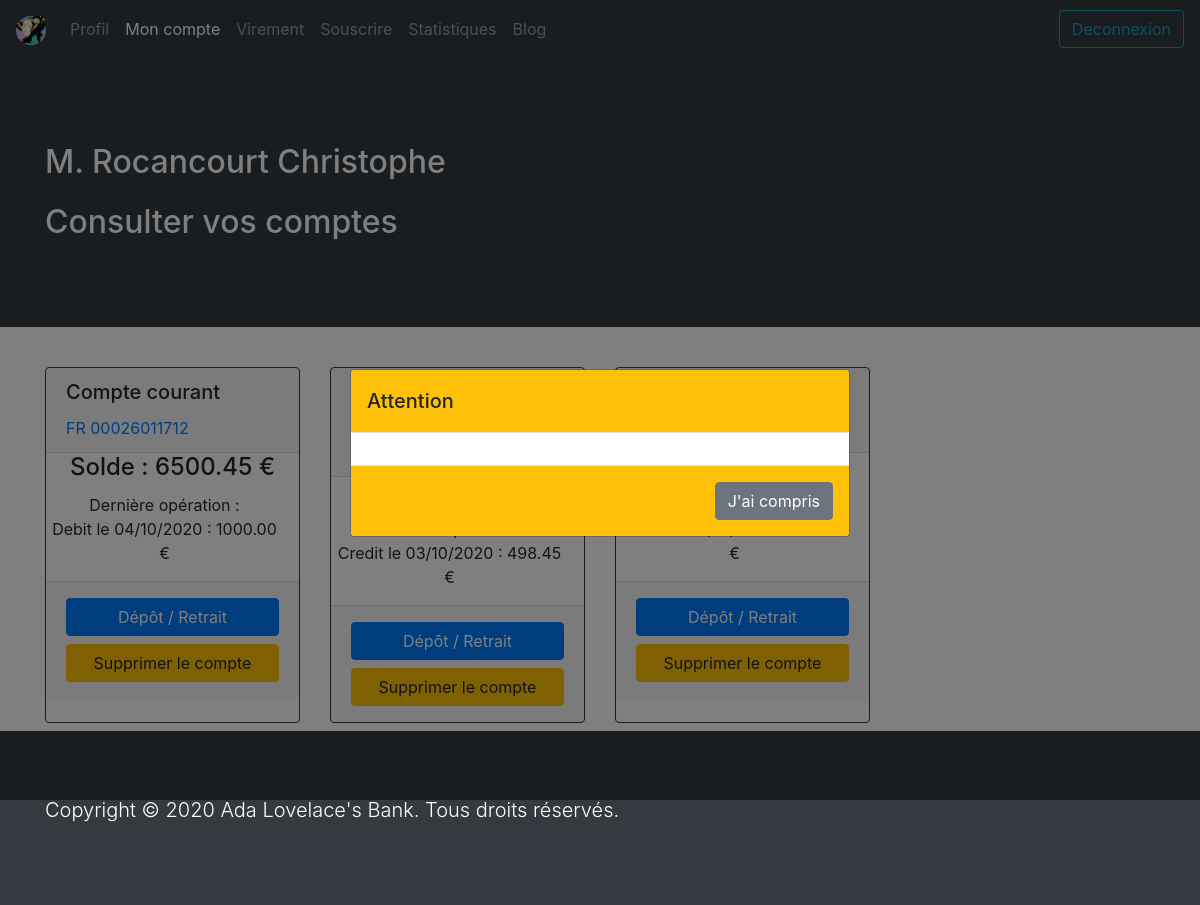
Page /index.php (signed in) on the committed database.
### tables this page shows
CREATE TABLE alb_transactions (
		t_id INT UNSIGNED NOT NULL AUTO_INCREMENT UNIQUE,
		t_account_id TINYINT UNSIGNED NOT NULL,
		t_description VARCHAR(50) NOT NULL,
		t_type VARCHAR(10) NOT NULL,
		t_amount DECIMAL(11,2) NOT NULL,
		t_date DATE NOT NULL,
		PRIMARY KEY (t_id),
		CONSTRAINT fk_account_id
			FOREIGN KEY (t_account_id)
			REFERENCES alb_accounts(a_id)
	);

CREATE TABLE alb_accounts (
		a_id TINYINT UNSIGNED NOT NULL AUTO_INCREMENT UNIQUE,
		a_user_id INT UNSIGNED NOT NULL,
		a_number VARCHAR(35) NOT NULL UNIQUE,
		a_type VARCHAR(30) NOT NULL,
		a_balance DECIMAL(11,2) NOT NULL,
		a_creation_date DATE NOT NULL,
		a_close_date DATE,
		PRIMARY KEY (a_id),
		CONSTRAINT fk_user_id
			FOREIGN KEY (a_user_id)
			REFERENCES alb_users(u_id)
	);

### index.php (called while the page is built, shortened)
<?php
$userId = $_SESSION['logged'];
require "model/accountModel.php";
$db = dbConnect();
$accounts = getAccounts($db, $userId);
include "view/template/header.php";
require "view/indexView.php";
include "view/template/footer.php";

### model/accountModel.php (called while the page is built, shortened)
<?php
function getAccounts($db, $userId) {
    $query = $db->prepare("
                SELECT *
                FROM alb_accounts
                INNER JOIN alb_transactions
                ON a_id =t_account_id
                WHERE a_user_id = :userId AND `a_close_date` IS NULL
                AND t_id = (SELECT MAX(t_id)
                            FROM alb_transactions
                            WHERE t_account_id = a_id);
                ");
        $query->execute(["userId" => $userId]);
        return $query->fetchall(PDO::FETCH_ASSOC);
}

### view/indexView.php (the view)
<main class="container">
<section class="row">
    <?php
    foreach ($accounts as $keys => $value):
    ?>
    <div class ="col-12 col-sm-6 col-lg-3 my-2">
        <div class="card bg-ligh border-dark h-100">
        <div class="card-header">
            <h5 class="card-title"><?= $value['a_type'] ?></h5>
            <a href="account.php?account=<?= $value['a_id'] ?>" >
            <?= $value['a_number'] ?>
            </a>
        </div>
        <h4 class="card-title text-center">Solde : <?= $value['a_balance'] ?> €</h4>
        <p class="card-text text-center pr-3"> Dernière opération :<br>
            <?= $value['t_type'] ?> le <?= date_format(date_create($value['t_date']),"d/m/Y") ?> : <?= $value['t_amount'] ?> €
        </p>
        <div class="card-footer">
            <a href="guichet.php?account=<?= $value['a_id'] ?>" class="btn btn-primary w-100 my-1">Dépôt / Retrait</a>
            <a href="suppression.php?account=<?= $value['a_id'] ?>" class="btn btn btn-warning w-100 my-1">Supprimer le compte</a>
        </div>
        </div>
    </div>
    <?php
    endforeach;
    ?>
</section>
</main>
<div class="modal fade" id="rules" tabindex="-1" role="dialog" aria-labelledby="rulesTitle" aria-hidden="true">
<div class="modal-dialog modal-dialog-centered" role="document">
    <div class="modal-content">
    <div class="modal-header bg-warning">
        <h5 class="modal-title" id="rulesTitle">Attention</h5>
    </div>
    <div id="rulesContent" class="modal-body">
    </div>
    <div class="modal-footer bg-warning">
        <button type="button" class="btn btn-secondary" data-dismiss="modal">J'ai compris</button>
    </div>
    </div>
</div>
</div>

### public/css/main.css (style rules this page uses)
html { color: #222; font-size: 1em; line-height: 1.4; }

### rows in the picture
alb_transactions: t_account.a_type "Compte courant", t_account.a_number "FR 00026011712", t_account.a_balance "6500.45", t_type "Debit", t_date "04/10/2020", t_amount "1000.00"
alb_transactions: t_type "Credit", t_date "03/10/2020", t_amount "498.45"

### other values in the picture
$cnxState "Deconnexion"
$uName "M. Rocancourt Christophe"
$title "Consulter vos comptes"
